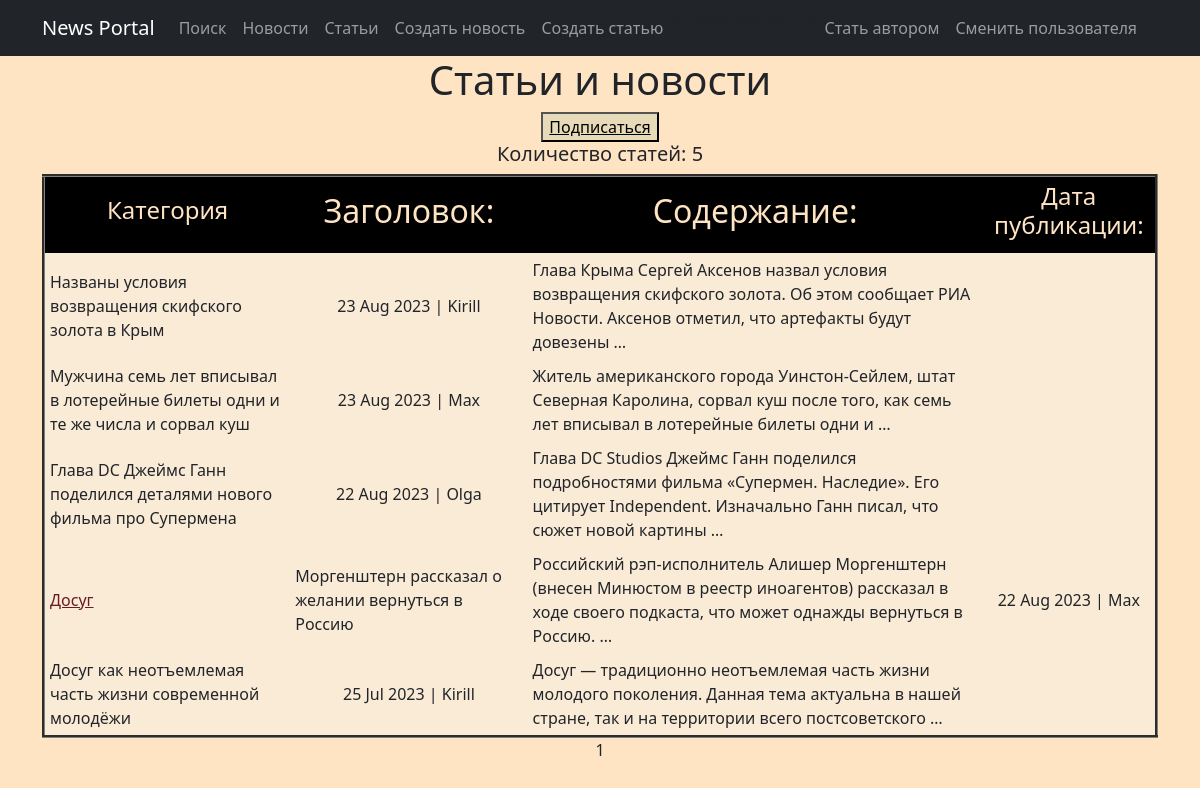
/newsportal/categories/4, run on the app's committed database.
### news_db/models.py (models this page shows, shortened)
class Post(models.Model):
    article = 'AR'
    news = 'NW'
    POSITIONS = [
        (article, 'Статья'),
        (news, 'Новость')
    ]
    author = models.ForeignKey(Author, on_delete=models.CASCADE)
    position = models.CharField(max_length=2, choices=POSITIONS, default=article)
    create_date = models.DateTimeField(auto_now_add=True)
    title = models.CharField(max_length=250)
    text = models.TextField()
    rate = models.IntegerField(default=0)
    category = models.ManyToManyField(Category, through='PostCategory')

class Author(models.Model):
    user = models.OneToOneField(User, on_delete=models.CASCADE)
    rate = models.IntegerField(default=0)

class Category(models.Model):
    name = models.CharField(max_length=255, unique=True)
    subscribers = models.ManyToManyField(User, related_name='categories')
    def __str__(self):
        return self.name.title()

### news_db/views.py (the view)
# urls.py: path('categories/<int:pk>', CategoryListView.as_view(), name='categories_list'),
class CategoryListView(PostsList):
    model = Post
    template_name = 'category/category_list.html'
    context_object_name = 'category_list'
    def get_queryset(self):
        self.category = get_object_or_404(Category, id=self.kwargs['pk'])
        queryset = Post.objects.filter(category = self.category).order_by('-create_date')
        return queryset
    def get_context_data(self, **kwargs):
        context = super().get_context_data(**kwargs)
        context['is_not_author'] = not self.request.user.groups.filter(name='author').exists()
        context['is_not_subscribed'] = self.request.user not in self.category.subscribers.all()
        context['is_subscribed'] = self.request.user in self.category.subscribers.all()
        context['category'] = self.category
        return context

### news_db/views.py (called while the page is built)
    def get_context_data(self, **kwargs):
        context = super().get_context_data(**kwargs)
        context['is_not_author']= not self.request.user.groups.filter(name= 'author').exists()
        return context

### templates/category/category_list.html (shortened to what this page needs)
{% extends 'flatpages/default.html' %}
{% load custom_filter %}
{% load custom_tags %}
{% block content %}
    <a><h1>Статьи и новости</h1></a>
        {% if is_not_subscribed %}
            <button style="background-color: #E7DAB8FF"><a style="color: black" href="{%  url 'subscribe' category.id %}">Подписаться</a></button>
    {% endif %}
    {% if category_list %}
        <h5>Количество статей: {{ category_list|length }}</h5>
<table border="3" , cellpadding="5" , bgcolor="#faebd7">
    <tr bgcolor="black" style="color: bisque">
        <td><h4>Категория</h4></td>
        <td><h2>Заголовок:</h2></td>
        <td><h2>Содержание:</h2></td>
        <td><h4>Дата публикации:</h4></td>
    </tr>
    {% for pst in category_list %}
    {% if pst.position == 'NW'%}
    <tr>
        <td align="left">{% for category in pst.category.all %}
            <a style="color: #6a1a21" href="{% url 'categories_list' category.id %}">{{ category }}</a>
        {% endfor %}</td>
        <td align='left'><a class="nav-link" href="/newsportal/news/{{pst.pk}}">{{ pst.title }}</a></td>
        <td align="left"><a class="nav-link" href="/newsportal/news/{{pst.pk}}">{{ pst.text|truncatewords:20 }}</a></td>
        <td align="center">{{ pst.create_date|date:'d M Y'}} | {{ pst.author.user.username }}</td>
    </tr>
    {% else%}
    <tr>
        <td align='left'><a class="nav-link" href="/newsportal/articles/{{pst.pk}}">{{ pst.title }}</a></td>
        <td align="center">{{ pst.create_date|date:'d M Y'}} | {{ pst.author.user.username }}</td>
        <td align="left"><a class="nav-link" href="/newsportal/articles/{{pst.pk}}">{{ pst.text|truncatewords:20 }}</a>
        </td>
    </tr>
    {%endif%}
    {%endfor%}
</table>
    {% else %}
        <h2>Статья не найдена</h2>
    {% endif %}
    {{ page_obj.number }}
    <br>
{% endblock content %}

### data on the page
Post: title "Названы условия возвращения скифского золота в Крым", create_date "23 Aug 2023", author.user.username "Kirill", text "Глава Крыма Сергей Аксенов назвал условия возвращения скифского золота. Об этом сообщает РИА Новости. Аксенов отметил, что артефакты будут довезены …"
Post: title "Мужчина семь лет вписывал в лотерейные билеты одни и те же числа и сорвал куш", create_date "23 Aug 2023", author.user.username "Max", text "Житель американского города Уинстон-Сейлем, штат Северная Каролина, сорвал куш после того, как семь лет вписывал в лотерейные билеты одни и …"
Post: title "Глава DC Джеймс Ганн поделился деталями нового фильма про Супермена", create_date "22 Aug 2023", author.user.username "Olga", text "Глава DC Studios Джеймс Ганн поделился подробностями фильма «Супермен. Наследие». Его цитирует Independent. Изначально Ганн писал, что сюжет новой картины …"
Post: title "Моргенштерн рассказал о желании вернуться в Россию", text "Российский рэп-исполнитель Алишер Моргенштерн (внесен Минюстом в реестр иноагентов) рассказал в ходе своего подкаста, что может однажды вернуться в Россию. …", create_date "22 Aug 2023", author.user.username "Max"
Category: name "Досуг"
Post: title "Досуг как неотъемлемая часть жизни современной молодёжи", create_date "25 Jul 2023", author.user.username "Kirill", text "Досуг — традиционно неотъемлемая часть жизни молодого поколения. Данная тема актуальна в нашей стране, так и на территории всего постсоветского …"

### other printed values
{{ category_list|length }} "5"
{{ page_obj.number }} "1"
